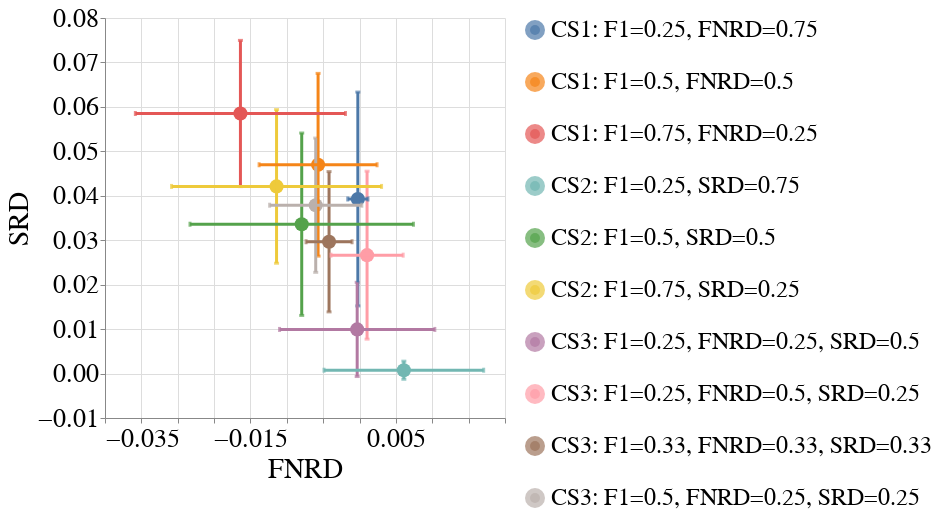

The notebook cell this image was saved under:
### Code cell
create_box_plot_per_dataset_and_all_case_studies(to_plot=best_lp_metrics_per_exp_config_df,
                                                 exp_name=EXP_NAME,
                                                 dataset_name=DATASET_NAME,
                                                 metric_x="Equalized_Odds_FNR",
                                                 group_x=GROUP,
                                                 metric_y="Selection_Rate_Difference",
                                                 group_y=GROUP,
                                                 rename_legend_dct=rename_legend_dct)
